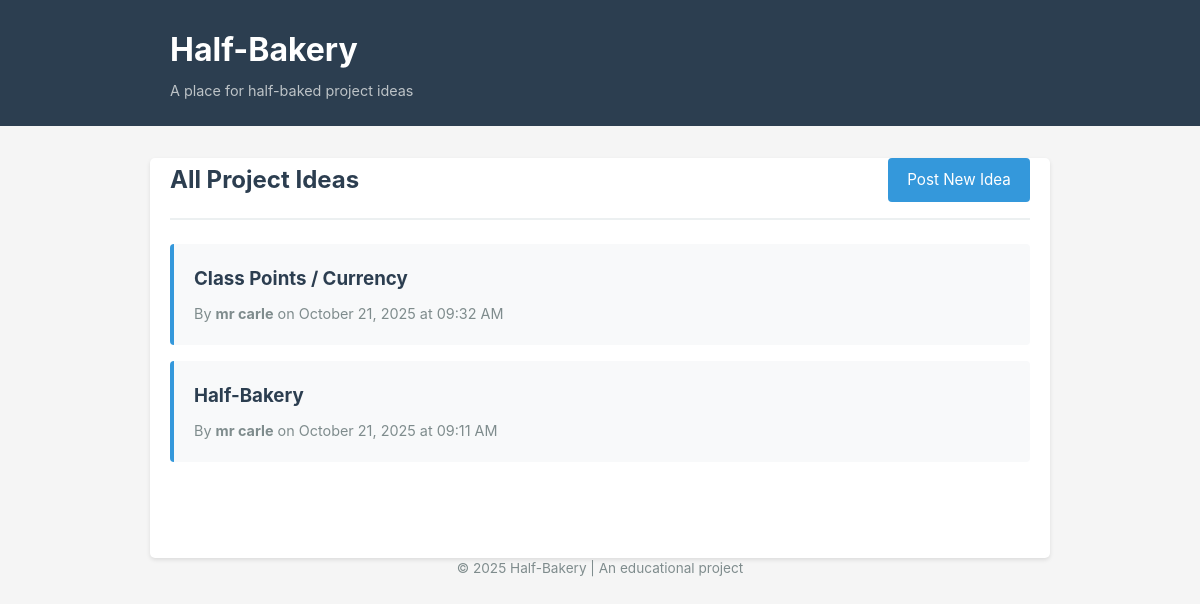
Before: / with the older database file.
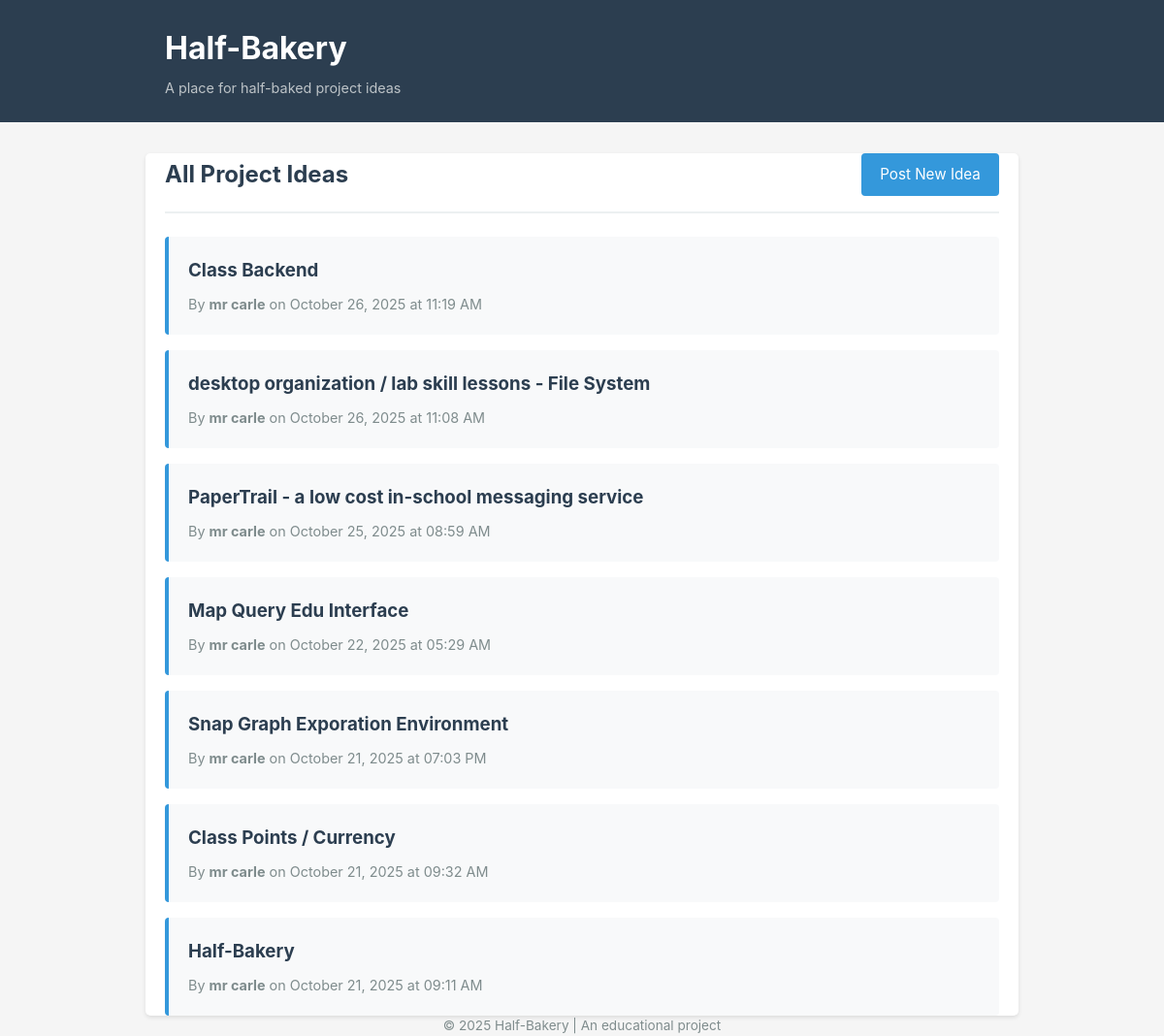
After: the same page with the newer database file.
### models.py (models this page shows, shortened)
class Project(db.Model):
    __tablename__ = 'projects'
    id = db.Column(db.Integer, primary_key=True)
    title = db.Column(db.String(200), nullable=False)
    filepath = db.Column(db.String(255), nullable=False)
    author_name = db.Column(db.String(100), nullable=False)
    created_at = db.Column(db.DateTime, default=datetime.utcnow)
    comments = db.relationship('Comment', backref='project', lazy=True, cascade='all, delete-orphan')

### app.py (the view)
@app.route('/')
def index():
    projects = Project.query.order_by(Project.created_at.desc()).all()
    return render_template('index.html', projects=projects)

### templates/index.html (shortened to what this page needs)
{% extends "base.html" %}
{% block content %}
<div class="page-header">
    <h2>All Project Ideas</h2>
    <a href="{{ url_for('new_project') }}" class="btn btn-primary">Post New Idea</a>
</div>
{% if projects %}
    <div class="project-list">
        {% for project in projects %}
            <div class="project-item">
                <h3><a href="{{ url_for('view_project', project_id=project.id) }}">{{ project.title }}</a></h3>
                <div class="project-meta">
                    By <strong>{{ project.author_name }}</strong> on {{ project.created_at.strftime('%B %d, %Y at %I:%M %p') }}
                </div>
            </div>
        {% endfor %}
    </div>
{% else %}
    <p class="no-content">No projects yet. Be the first to post an idea!</p>
{% endif %}
{% endblock %}

### templates/base.html (shortened to what this page needs)
<!DOCTYPE html>
<html lang="en">
<head>
    <link rel="stylesheet" href="{{ url_for('static', filename='style.css') }}">
</head>
<body>
    <header>
        <div class="container">
            <h1><a href="{{ url_for('index') }}">Half-Bakery</a></h1>
            <p class="tagline">A place for half-baked project ideas</p>
        </div>
    </header>
    <main class="container">
        {% block content %}{% endblock %}
    </main>
    <footer class="container">
        <p>&copy; 2025 Half-Bakery | An educational project</p>
    </footer>
</body>
</html>

### static/style.css (style rules this page uses)
* { margin: 0; padding: 0; box-sizing: border-box; }
body { font-family: -apple-system, BlinkMacSystemFont, 'Segoe UI', Roboto, 'Helvetica Neue', Arial, sans-serif; line-height: 1.6; color: #333; background-color: #f5f5f5; }
.container { max-width: 900px; margin: 0 auto; padding: 0 20px; }
header { background-color: #2c3e50; color: white; padding: 1.5rem 0; margin-bottom: 2rem; }
header h1 { margin-bottom: 0.25rem; }
header h1 a { color: white; text-decoration: none; }
.tagline { color: #bdc3c7; font-size: 0.9rem; }
main { background-color: white; padding: 2rem; border-radius: 5px; box-shadow: 0 2px 4px rgba(0,0,0,0.1); margin-bottom: 2rem; min-height: 400px; }
footer { text-align: center; color: #7f8c8d; font-size: 0.85rem; padding: 1rem 0 2rem; }
.page-header { display: flex; justify-content: space-between; align-items: center; margin-bottom: 1.5rem; padding-bottom: 1rem; border-bottom: 2px solid #ecf0f1; }
.page-header h2 { color: #2c3e50; }
.btn { display: inline-block; padding: 0.6rem 1.2rem; border: none; border-radius: 4px; cursor: pointer; text-decoration: none; font-size: 0.95rem; transition: background-color 0.2s; }
.btn-primary { background-color: #3498db; color: white; }
.project-list { display: flex; flex-direction: column; gap: 1rem; }
.project-item { padding: 1.25rem; background-color: #f8f9fa; border-left: 4px solid #3498db; border-radius: 4px; }
.project-item h3 { margin-bottom: 0.5rem; }
.project-item h3 a { color: #2c3e50; text-decoration: none; }
.project-meta { font-size: 0.9rem; color: #7f8c8d; }

Changed rows visible on the page:
added Project: title "Class Backend", author_name "mr carle", created_at "October 26, 2025 at 11:19 AM"
added Project: title "desktop organization / lab skill lessons - File System", author_name "mr carle", created_at "October 26, 2025 at 11:08 AM"
added Project: title "PaperTrail - a low cost in-school messaging service", author_name "mr carle", created_at "October 25, 2025 at 08:59 AM"
added Project: title "Map Query Edu Interface", author_name "mr carle", created_at "October 22, 2025 at 05:29 AM"
added Project: title "Snap Graph Exporation Environment", author_name "mr carle", created_at "October 21, 2025 at 07:03 PM"
